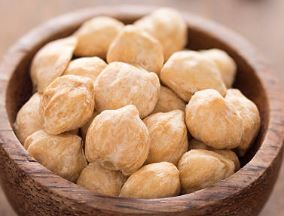
#> input picture dataset/kemiri/kemiri_163.jpg, 284 x 216 px; its folder holds only this picture in this run
$ jupyter execute --allow-errors percobaanSetelah.ipynb
#> lines starting #> are read from the running program, lines starting #| are printed output that depends on the picture
### augmen.py
import cv2
import numpy as np
import os
import random
from concurrent.futures import ThreadPoolExecutor

class ImageAugmentor:
    def __init__(self, data, labels, file_names, output_path):
        self.data = data
        self.labels = labels
        self.file_names = file_names
        self.output_path = output_path
        self.augmentations = [self.flip, self.rotate, self.scale, self.translate]

    # [11 lines left out: functions flip, rotate, not called in this run]

    def scale(self, image):
        # Scale the image by a random factor
        scale_factor = random.uniform(0.5, 1.5)
        h, w = image.shape[:2]
        return cv2.resize(image, (int(w * scale_factor), int(h * scale_factor)))

    def translate(self, image):
        # Translate the image by a random offset
        h, w = image.shape[:2]
        tx = random.uniform(-0.2 * w, 0.2 * w)
        ty = random.uniform(-0.2 * h, 0.2 * h)
        M = np.float32([[1, 0, tx], [0, 1, ty]])
        return cv2.warpAffine(image, M, (w, h))

    def random_augment(self, image):
        # Apply a random augmentation
        augmentation = random.choice(self.augmentations)
        return augmentation(image)

    def process_image(self, image, label, file_name):
        augmented_image = self.random_augment(image)
        return augmented_image, label, file_name

    def augment_data(self):
        augmented_images = []
        for image, label, file_name in zip(self.data, self.labels, self.file_names):
            augmented_image, _, _ = self.process_image(image, label, file_name)
            augmented_images.append((augmented_image, label, file_name))
        self.save_augmented_images(augmented_images)

    def save_augmented_images(self, augmented_images):
        if not os.path.exists(self.output_path):
            os.makedirs(self.output_path)
        for augmented_image, label, file_name in augmented_images:
            label_folder = os.path.join(self.output_path, label)
            if not os.path.exists(label_folder):
                os.makedirs(label_folder)
            output_path = os.path.join(label_folder, f'{file_name[:-4]}_augmented.jpg')
            cv2.imwrite(output_path, augmented_image)

        # Save original images
        for image, label, file_name in zip(self.data, self.labels, self.file_names):
            label_folder = os.path.join(self.output_path, label)
            if not os.path.exists(label_folder):
                os.makedirs(label_folder)
            output_path = os.path.join(label_folder, f'{file_name[:-4]}.jpg')
            cv2.imwrite(output_path, image)


### percobaanSetelah.ipynb
[cell 1]
import os
import matplotlib.pyplot as plt
import numpy as np
import pandas as pd
import cv2 as cv
from skimage.feature import graycomatrix, graycoprops
from scipy.stats import entropy
from sklearn.model_selection import train_test_split, cross_val_predict
from sklearn.metrics import accuracy_score, classification_report
from sklearn.metrics import accuracy_score, precision_score, recall_score, f1_score
from sklearn.ensemble import RandomForestClassifier
from sklearn.neighbors import KNeighborsClassifier
from sklearn.svm import SVC
import seaborn as sns

[cell 2]
def load_data(path_data = 'dataset/'):
#> called with path_data = 'dataset/'
    data = []
    labels = []
    file_name = []

    for sub_folder in os.listdir(path_data):
        sub_folder_files = os.listdir(os.path.join(path_data, sub_folder))
        for i, filename in enumerate(sub_folder_files):
            img_path = os.path.join(path_data, sub_folder, filename)

            img = cv.imread(img_path)
#> img is the input picture: shape (216, 284, 3); mean B, G, R 114.9, 144, 184.5
            img = img.astype(np.uint8)
            img = cv.cvtColor(img, cv.COLOR_BGR2GRAY)
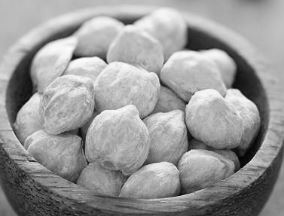
#> img: shape (216, 284); min 1, max 254, mean 152.8
            img = cv.resize(img, (300, 300))
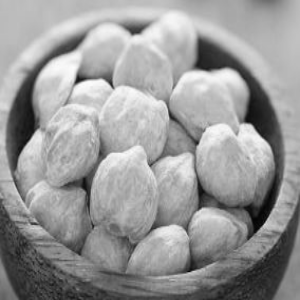
#> img: shape (300, 300); min 4, max 253, mean 152.7

            data.append(img)
            labels.append(sub_folder)
            file_name.append(filename)
#> pass 2 of the loop in load_data, `for sub_folder in os.listdir(path_data):`:
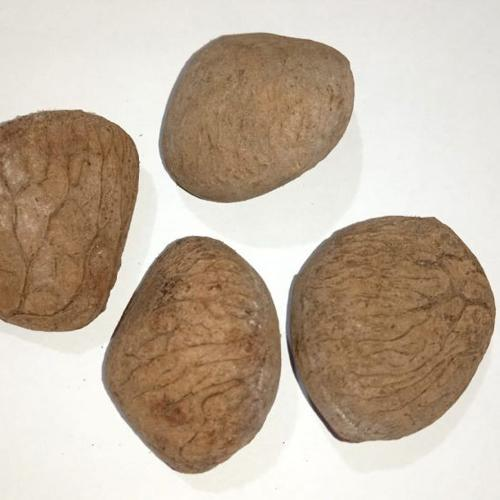
#> input picture dataset/kluwek/kluwek_100.jpg, 500 x 500 px
#> in load_data, img is the input picture: shape (500, 500, 3); mean B, G, R 159, 176.5, 192.7
#> in load_data, `img = cv.cvtColor(img, cv.COLOR_BGR2GRAY)`:
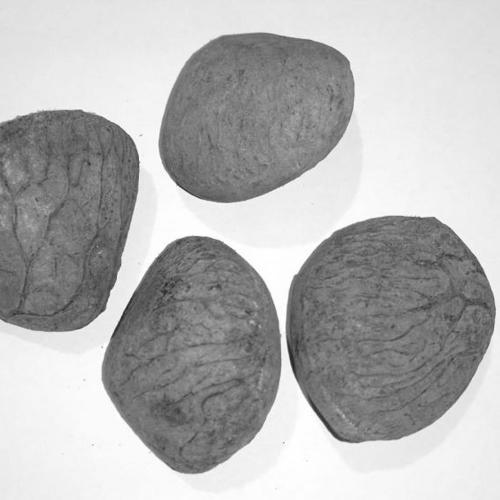
#> img: shape (500, 500); min 33, max 255, mean 179.4

    print(len(data), len(labels), len(file_name))
#| 2 2 2
    return data, labels, file_name

[cell 3]
data, labels, file_name = load_data('dataset/')
#> data = 2 items; labels = ['kemiri', 'kluwek']; file_name = ['kemiri_163.jpg', 'kluwek_100.jpg']

[cell 4]
from augmen import ImageAugmentor
output_path = 'augment/'
augmentor = ImageAugmentor(data, labels, file_name, 'augment')
#> in __init__, `self.data = data`: self.data = 2 items
#> in __init__, `self.labels = labels`: self.labels = ['kemiri', 'kluwek']
#> in __init__, `self.file_names = file_names`: self.file_names = ['kemiri_163.jpg', 'kluwek_100.jpg']
augmentor.augment_data()
#> the loop in augment_data, `for image, label, file_name in zip(self.data, self.labels, self.file_n..` made 2 passes
#> (label, file_name) on pass 1: ('kemiri', 'kemiri_163.jpg')
#> (label, file_name) on pass 2: ('kluwek', 'kluwek_100.jpg')
#> pass 1, in process_image, `augmented_image = self.random_augment(image)`:
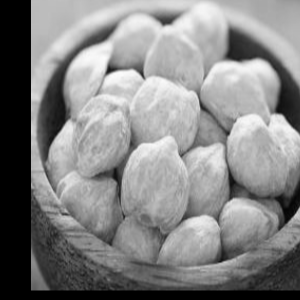
#> augmented_image: shape (300, 300); min 0, max 252, mean 133.1
#> pass 2, in process_image (call 2), `augmented_image = self.random_augment(image)`:
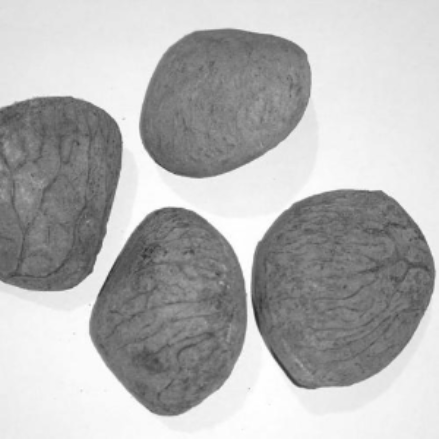
#> augmented_image: shape (439, 439); min 44, max 255, mean 179.2
#> after the loop in augment_data, `for image, label, file_name in zip(self.data, self.labels, self.file_n..`: augmented_images = 2 items
#> the loop in save_augmented_images, `for augmented_image, label, file_name in augmented_images:` made 2 passes
#> (label, file_name) on passes 1 to 2: ('kemiri', 'kemiri_163.jpg'), ('kluwek', 'kluwek_100.jpg')
#> the loop in save_augmented_images, `for image, label, file_name in zip(self.data, self.labels, self.file_n..` made 2 passes
data, labels, file_name = load_data('augment/')

[cell 5]
sample_data = []
sample_labels = []
for label in set(labels):
    idx = labels.index(label)
    sample_data.append(data[idx])
    sample_labels.append(labels[idx])

# Display the samples using matplotlib.pyplot
#> (the rest of this cell did not finish here and is left out)

[cell 6]
# [10 lines left out: functions tresholding, normalize, not called in this run]

[cell 7]
from skimage.filters import prewitt, unsharp_mask
from skimage.morphology import closing, skeletonize
dataPreprocessed = []
for i in range(len(data)):
    image = data[i]
    image = prewitt(image)
    image = normalize(image)
    image = tresholding(image, 45)
    image = unsharp_mask(image, radius=1.0, amount=1.0)  # Langkah sharpening
    image = skeletonize(image)
    image = closing(image, np.ones((3, 3)))
    dataPreprocessed.append(image)

[cell 8]
import random as rand

# show 10 random image
fig, ax = plt.subplots(2, 5, figsize=(20, 10))
#> (the rest of this cell did not finish here and is left out)

[cell 9]
# [36 lines left out: functions glcm, calc_properties, not called in this run]

# Data processing
angles = [0, 45, 90, 135]
properties = ["Contrast", "Dissimilarity", "Homogeneity", "ASM", "Energy", "Entropy", "Correlation"]
results = {f"{prop}{angle}": [] for angle in angles for prop in properties}

for img in data:
    for angle in angles:
        glcm_matrix = glcm(img, angle)
        props = calc_properties(glcm_matrix)
        for prop, value in zip(properties, props):
            results[f"{prop}{angle}"].append(value)

dataTable = {'Filename': file_name, 'Label': labels}
dataTable.update(results)

df = pd.DataFrame(dataTable)
df.to_csv('hasilEkstraksi.csv', index=False)

hasilEkstrak = pd.read_csv('hasilEkstraksi.csv')
#> (reads hasilEkstraksi.csv from the repository)

[cell 10]
# Menghitung korelasi
correlation = hasilEkstrak.drop(columns=['Label','Filename']).corr()

# Menyaring fitur yang memiliki korelasi absolut lebih dari 0.95 dengan label
threshold = 0.95
selectionFeature = []
columns = np.full((correlation.shape[0],), True, dtype=bool)
for i in range(correlation.shape[0]):
	for j in range(i+1, correlation.shape[0]):
		if correlation.iloc[i,j] >= threshold:
			if columns[j]:
				columns[j] = False
select = hasilEkstrak.drop(columns=['Label','Filename']).columns[columns]
x_new = hasilEkstrak[select]
x_new
y = hasilEkstrak['Label']
plt.figure(figsize=(17,17))
sns.heatmap(x_new.corr(), annot=True, cmap='Blues', fmt=".2f")
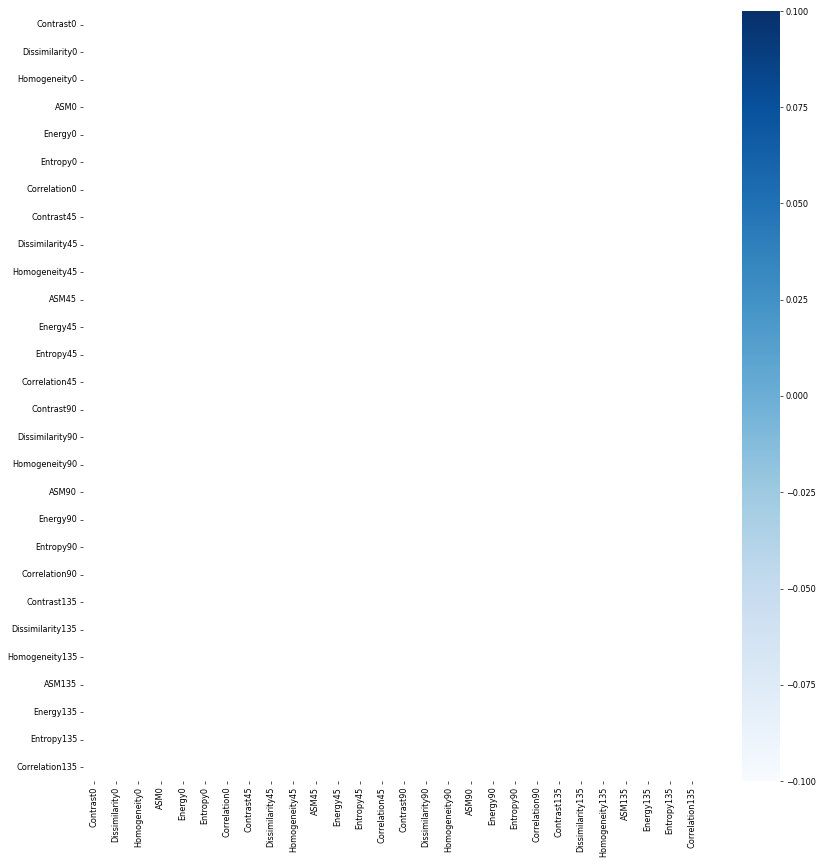
#> figure drawn by matplotlib, 2 panels
